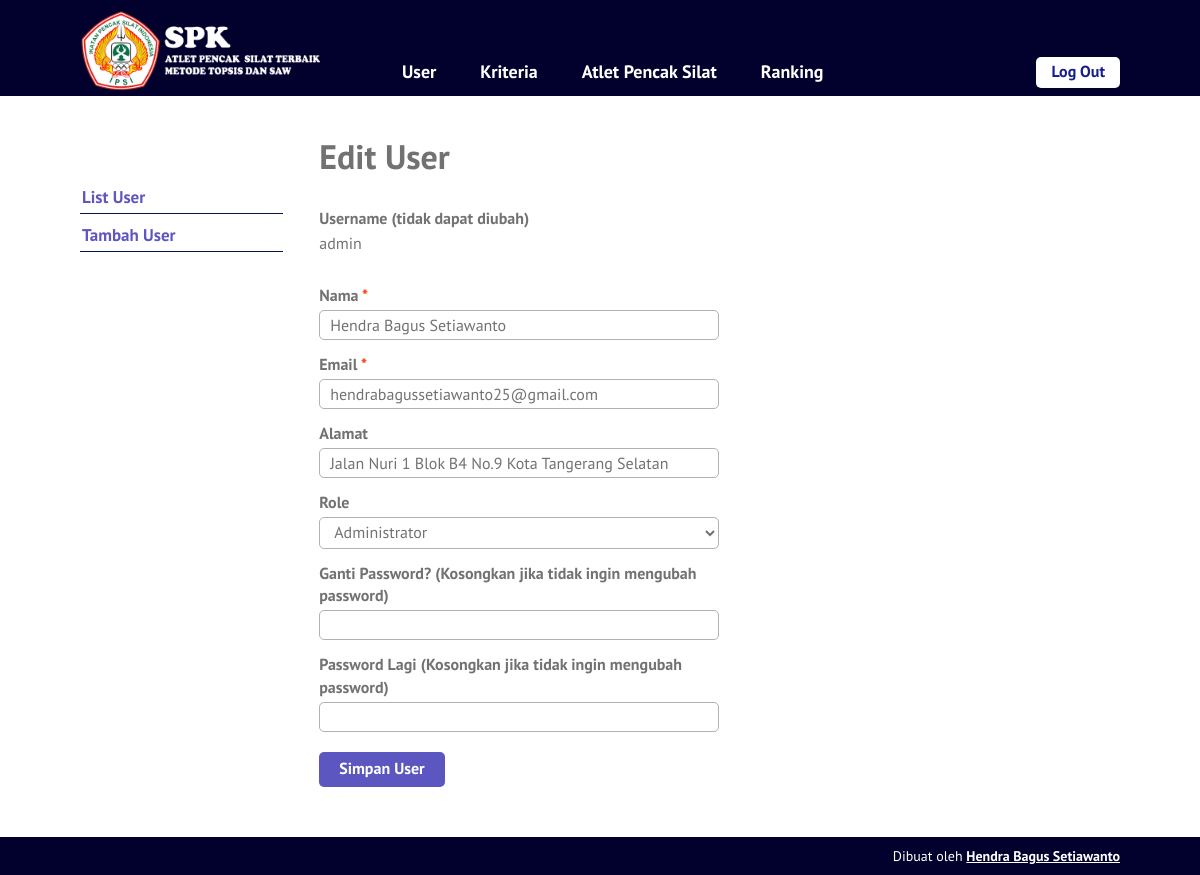
Page /edit-user.php?id=1 (signed in) on the committed database.
### tables this page shows
CREATE TABLE `user` (
  `id_user` int(5) NOT NULL,
  `username` varchar(16) NOT NULL,
  `password` varchar(50) NOT NULL,
  `nama` varchar(70) NOT NULL,
  `email` varchar(50) DEFAULT NULL,
  `alamat` varchar(100) DEFAULT NULL,
  `role` char(1) NOT NULL
);

### edit-user.php (the view, shortened to what this page needs)
<?php require_once('includes/init.php'); ?>
<?php cek_login($role = array(1)); ?>
<?php
$sukses = false;
$ada_error = false;
$result = '';
$id_user = (isset($_GET['id'])) ? trim($_GET['id']) : '';
if(!$id_user) {
	$ada_error = 'Maaf, data tidak dapat diproses.';
} else {
	$query = $pdo->prepare('SELECT id_user, username, nama, email, alamat, role FROM user WHERE user.id_user = :id_user');
	$query->execute(array('id_user' => $id_user));
	$result = $query->fetch();
	$nama = (isset($result['nama'])) ? trim($result['nama']) : '';
	$email = (isset($result['email'])) ? trim($result['email']) : '';
	$alamat = (isset($result['alamat'])) ? trim($result['alamat']) : '';
	$role = (isset($result['role'])) ? trim($result['role']) : '';
}
?>
<?php
require_once('template-parts/header.php');
?>
	<div class="main-content-row">
	<div class="container clearfix">
		<?php include_once('template-parts/sidebar-user.php'); ?>
		<div class="main-content the-content">
			<h1>Edit User</h1>
			<?php if($sukses): ?>
				<div class="msg-box">
					<p>Data berhasil disimpan</p>
				</div>
			<?php elseif($ada_error): ?>
				<p><?php echo $ada_error; ?></p>
			<?php else: ?>
				<form action="edit-user.php?id=<?php echo $id_user; ?>" method="post">
					<div class="field-wrap clearfix">
						<label>Username (tidak dapat diubah)</label>
						<p><?php echo $result['username']; ?></p>
					</div>
					<div class="field-wrap clearfix">
						<label>Nama <span class="red">*</span></label>
						<input type="text" name="nama" value="<?php echo $nama; ?>">
					</div>
					<div class="field-wrap clearfix">
						<label>Email <span class="red">*</span></label>
						<input type="email" name="email" value="<?php echo $email; ?>">
					</div>
					<div class="field-wrap clearfix">
						<label>Alamat</label>
						<input type="text" name="alamat" value="<?php echo $alamat; ?>">
					</div>
					<div class="field-wrap clearfix">
						<label>Role</label>
						<select name="role">
							<option value="1" <?php selected($role, 1); ?>>Administrator</option>
						</select>
					</div>
					<div class="field-wrap clearfix">
						<label>Ganti Password? (Kosongkan jika tidak ingin mengubah password)</label>
						<input type="password" name="password">
					</div>
					<div class="field-wrap clearfix">
						<label>Password Lagi (Kosongkan jika tidak ingin mengubah password)</label>
						<input type="password" name="password2">
					</div>
					<div class="field-wrap clearfix">
						<button type="submit" name="submit" value="submit" class="button">Simpan User</button>
					</div>
				</form>
			<?php endif; ?>
		</div>
	</div>
	</div>
<?php
require_once('template-parts/footer.php');

### stylesheets/style.css (style rules this page uses)
html,body,div,span,applet,object,iframe,h1,h2,h3,h4,h5,h6,p,blockquote,pre,a,abbr,acronym,address,big,cite,code,del,dfn,em,img,ins,kbd,q,s,samp,small,strike,strong,sub,sup,tt,var,b,u,i,center,dl,dt,dd,ol,ul,li,fieldset,form,label,legend,table,caption,tbody,tfoot,thead,tr,th,td,article,aside,canvas,details,embed,figure,figcaption,footer,header,hgroup,menu,nav,output,ruby,section,summary,time,mark,audio,video { margin:0;padding:0;border:0;font-size:100%;vertical-align:baseline }
body { line-height:1 }
*,*:before,*:after { -moz-box-sizing:border-box;-webkit-box-sizing:border-box;box-sizing:border-box }
.clearfix:before,.clearfix:after { content:" ";display:table }
.clear,.clearfix:after { clear:both }
.container { max-width:1100px;margin:0 auto;position:relative;padding:0 30px }
body { background:#5661c0;font-family:"PT Sans",sans-serif;color:#727272;font-size:14px;line-height:1.3;font-weight:500 }
textarea,input[type="text"],input[type="email"],input[type="date"],input[type="tel"],input[type="search"],input[type="number"],select,input[type="password"] { background:#fff;border:1px solid #b2b2b2;width:100%;font-family:inherit;font-weight:inherit;font-size:16px;padding:4px 10px;vertical-align:top;margin:0;color:#727272;border-radius:5px }
h1,h2,h3,h4,h5,h6 { font-weight:300 }
.the-content { font-size:16px;line-height:1.42857 }
.the-content h1,.the-content h2,.the-content h3,.the-content h4,.the-content h5,.the-content h6 { font-weight:700 }
.the-content h1 { font-size:34px;margin:0.8em 0 0.8em;padding:0;line-height:1.2 }
.the-content blockquote,.the-content table,.the-content p,.the-content ul,.the-content ol,.the-content dd,.the-content pre,.the-content iframe,.the-content .flxmap-container,.the-content hr { margin-bottom:1em }
.the-content>h1:first-child,.the-content>h3:first-child,.the-content>h2:first-child { margin-top:0 }
button,a { -webkit-transition:all .2s ease;-moz-transition:all .2s ease;-o-transition:all .2s ease;transition:all 0.2s ease }
span.red,a.red,.the-content span.red,.the-content a.red { color:#ff3600 }
.the-content .button,.button { background:#5b56c0;color:#fff;display:inline-block;font-size:16px;font-weight:700;line-height:1.2;border:0;font-family:inherit;padding:7px 20px 9px;cursor:pointer;border-radius:5px }
.main-content { float:right;width:77%;padding:40px 0 }
.field-wrap { max-width:400px;padding-bottom:10px }
.field-wrap label { display:block;font-weight:700;padding:3px 0 }
.field-wrap .button { margin-top:10px }

### rows in the picture
user: username "admin", nama "Hendra Bagus Setiawanto", email "hendrabagussetiawanto25@gmail.com", alamat "Jalan Nuri 1 Blok B4 No.9 Kota Tangerang Selatan", role "Administrator"
